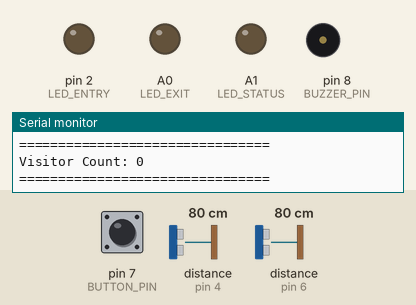
The sketch below on a simulated Arduino Nano, built with avr-gcc and run on an emulated ATmega328P. Parts: output pins drawn as LEDs (lit = HIGH), buzzer (waves = sounding, pin HIGH), the last lines printed to the serial monitor. Wiring (inferred from the names in the program): 2 × ultrasonic range finder: trigger pin 3, echo pin 4 / trigger pin 5, echo pin 6. The inputs (shaded band) are chosen by the test bench; at power-on: distance to the obstacle (sensors on pin 4, pin 6) 80 cm, pin 7 (BUTTON_PIN) HIGH. The echo pulse lasts 58.3 µs per cm; no radio packets arrive unless stated; pins used as bus, display or sensor lines are not drawn.

Above: at 2.7 s.
2.8 s: distance to the obstacle (sensor on pin 4) set to 13 cm
5.8 s: distance to the obstacle (sensor on pin 4) set to 10 cm
At 6.9 s:
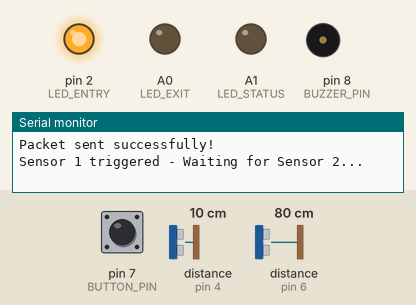
7.3 s: distance to the obstacle (sensor on pin 6) set to 13 cm
10.3 s: distance to the obstacle (sensor on pin 6) set to 10 cm
At 11.1 s:
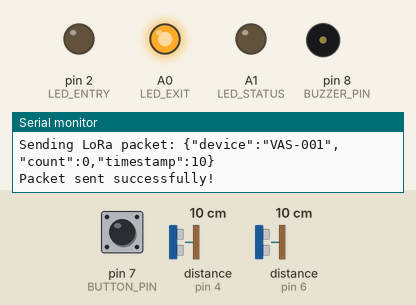
12.7 s: pin 7 (BUTTON_PIN) pulled LOW for 1 s
At 13.2 s:
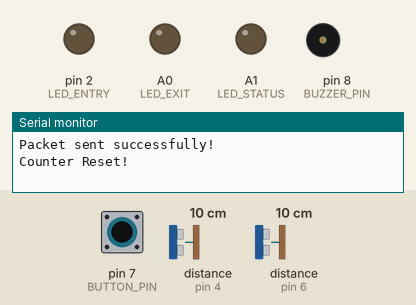
15.7 s: pin 7 (BUTTON_PIN) pulled LOW for 3.2 s
At 19.7 s:
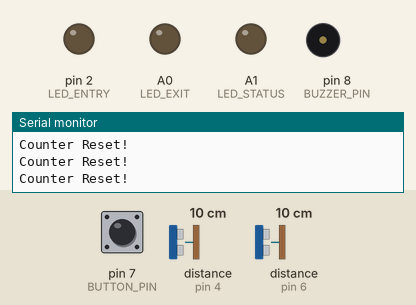
Timing chart, 0 to 21.4 s (numbered marks = the images above; inputs shaded):
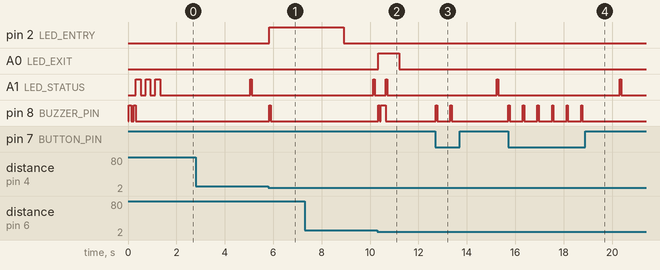

The sketch:

visitor_audit_system.ino
```cpp
/*
 * VISITOR AUDIT SYSTEM - Smart Surveillance
 *
 * Description: IoT-based visitor counting system using ultrasonic sensors
 * and LoRa communication for real-time tracking of incoming/outgoing visitors
 *
 * Hardware:
 * - Arduino Nano (ATmega328P)
 * - 2x HC-SR04 Ultrasonic Sensors
 * - LoRa Ra-02 Module (SX1278)
 * - Buzzer
 * - LEDs for status indication
 *
 * Version: 1.0
 * Date: 11-02-2020
 * Updated: 2025
 */

// ============================
// LIBRARY INCLUDES
// ============================
#include <SPI.h>
#include <LoRa.h>

// ============================
// PIN DEFINITIONS
// ============================
// Ultrasonic Sensor 1 (Entry Detection)
#define TRIG_PIN_1    3
#define ECHO_PIN_1    4

// Ultrasonic Sensor 2 (Exit Detection)
#define TRIG_PIN_2    5
#define ECHO_PIN_2    6

// Buzzer
#define BUZZER_PIN    8

// Optional Button (Reset Counter)
#define BUTTON_PIN    7

// LoRa Module Pins (SPI Interface)
// NSS (Chip Select) = Pin 10
// MOSI = Pin 11
// MISO = Pin 12
// SCK = Pin 13
// RESET = Pin 9 (optional)
#define LORA_NSS      10
#define LORA_RESET    9

// Status LEDs (Optional)
#define LED_ENTRY     2   // Lights up on entry
#define LED_EXIT      A0  // Lights up on exit
#define LED_STATUS    A1  // LoRa transmission status

// ============================
// CONFIGURATION PARAMETERS
// ============================
#define DETECTION_DISTANCE  10    // Detection threshold in cm
#define BUZZER_DURATION     200   // Buzzer beep duration in ms
#define DEBOUNCE_DELAY      500   // Delay to prevent double counting
#define LORA_FREQUENCY      915E6 // 915 MHz for US (868E6 for EU)
#define LORA_TX_POWER       20    // Transmission power in dBm
#define LORA_SYNC_WORD      0x12  // Sync word for network

// ============================
// GLOBAL VARIABLES
// ============================
int visitorCount = 0;           // Current visitor count
int currentState1 = 0;          // Sensor 1 current state
int previousState1 = 0;         // Sensor 1 previous state
int currentState2 = 0;          // Sensor 2 current state
int previousState2 = 0;         // Sensor 2 previous state

unsigned long lastTransmission = 0;  // Last LoRa transmission time
unsigned long transmissionInterval = 5000;  // Send data every 5 seconds

// ============================
// FUNCTION PROTOTYPES
// ============================
long measureDistance(int trigPin, int echoPin);
void soundBuzzer(int duration);
void sendLoRaData();
void blinkLED(int pin, int times);
void checkEntryDetection();
void checkExitDetection();

// ============================
// SETUP FUNCTION
// ============================
void setup() {
  // Initialize Serial Monitor
  Serial.begin(9600);
  while (!Serial);
  Serial.println("Visitor Audit System Initializing...");

  // Initialize I/O Pins
  pinMode(TRIG_PIN_1, OUTPUT);
  pinMode(ECHO_PIN_1, INPUT);
  pinMode(TRIG_PIN_2, OUTPUT);
  pinMode(ECHO_PIN_2, INPUT);
  pinMode(BUZZER_PIN, OUTPUT);
  pinMode(BUTTON_PIN, INPUT_PULLUP);
  pinMode(LED_ENTRY, OUTPUT);
  pinMode(LED_EXIT, OUTPUT);
  pinMode(LED_STATUS, OUTPUT);

  // Turn off all LEDs initially
  digitalWrite(LED_ENTRY, LOW);
  digitalWrite(LED_EXIT, LOW);
  digitalWrite(LED_STATUS, LOW);

  // Initialize LoRa Module
  Serial.println("Initializing LoRa...");
  LoRa.setPins(LORA_NSS, LORA_RESET, -1);

  if (!LoRa.begin(LORA_FREQUENCY)) {
    Serial.println("LoRa initialization failed!");
    // Blink status LED rapidly to indicate error
    while (1) {
      digitalWrite(LED_STATUS, !digitalRead(LED_STATUS));
      delay(100);
    }
  }

  // Configure LoRa Parameters
  LoRa.setTxPower(LORA_TX_POWER);
  LoRa.setSpreadingFactor(7);
  LoRa.setSignalBandwidth(125E3);
  LoRa.setSyncWord(LORA_SYNC_WORD);

  Serial.println("LoRa initialized successfully!");

  // Startup indication
  soundBuzzer(100);
  delay(100);
  soundBuzzer(100);
  blinkLED(LED_STATUS, 3);

  Serial.println("System Ready!");
  Serial.println("================================");
  Serial.println("Visitor Count: 0");
  Serial.println("================================");
}

// ============================
// MAIN LOOP
// ============================
void loop() {
  // Check for manual reset button press
  if (digitalRead(BUTTON_PIN) == LOW) {
    visitorCount = 0;
    Serial.println("Counter Reset!");
    soundBuzzer(50);
    delay(500);
  }

  // Check for entry detection (Sensor 1 first, then Sensor 2)
  checkEntryDetection();

  // Check for exit detection (Sensor 2 first, then Sensor 1)
  checkExitDetection();

  // Send data via LoRa periodically
  if (millis() - lastTransmission >= transmissionInterval) {
    sendLoRaData();
    lastTransmission = millis();
  }

  // Small delay to stabilize readings
  delay(50);
}

// ============================
// ENTRY DETECTION FUNCTION
// ============================
void checkEntryDetection() {
  long distance1 = measureDistance(TRIG_PIN_1, ECHO_PIN_1);

  // Object detected by Sensor 1 (Entry side)
  if (distance1 <= DETECTION_DISTANCE && distance1 > 0) {
    currentState1 = 1;
  } else {
    currentState1 = 0;
  }

  // State change detected on Sensor 1
  if (currentState1 != previousState1) {
    if (currentState1 == 1) {
      // Object entered Sensor 1 range, wait for Sensor 2
      Serial.println("Sensor 1 triggered - Waiting for Sensor 2...");
      digitalWrite(LED_ENTRY, HIGH);
      soundBuzzer(50);

      unsigned long startTime = millis();
      boolean sensor2Triggered = false;

      // Wait up to 3 seconds for Sensor 2 detection
      while (millis() - startTime < 3000) {
        long distance2 = measureDistance(TRIG_PIN_2, ECHO_PIN_2);

        if (distance2 <= DETECTION_DISTANCE && distance2 > 0) {
          sensor2Triggered = true;
          break;
        }
        delay(50);
      }

      if (sensor2Triggered) {
        // Valid entry detected
        visitorCount++;
        Serial.println("================================");
        Serial.println("ENTRY DETECTED!");
        Serial.print("Visitor Count: ");
        Serial.println(visitorCount);
        Serial.println("================================");

        soundBuzzer(BUZZER_DURATION);
        sendLoRaData();  // Send immediately on entry
        delay(DEBOUNCE_DELAY);
      }

      digitalWrite(LED_ENTRY, LOW);
    }
    previousState1 = currentState1;
  }
}

// ============================
// EXIT DETECTION FUNCTION
// ============================
void checkExitDetection() {
  long distance2 = measureDistance(TRIG_PIN_2, ECHO_PIN_2);

  // Object detected by Sensor 2 (Exit side)
  if (distance2 <= DETECTION_DISTANCE && distance2 > 0) {
    currentState2 = 1;
  } else {
    currentState2 = 0;
  }

  // State change detected on Sensor 2
  if (currentState2 != previousState2) {
    if (currentState2 == 1) {
      // Object entered Sensor 2 range, wait for Sensor 1
      Serial.println("Sensor 2 triggered - Waiting for Sensor 1...");
      digitalWrite(LED_EXIT, HIGH);
      soundBuzzer(50);

      unsigned long startTime = millis();
      boolean sensor1Triggered = false;

      // Wait up to 3 seconds for Sensor 1 detection
      while (millis() - startTime < 3000) {
        long distance1 = measureDistance(TRIG_PIN_1, ECHO_PIN_1);

        if (distance1 <= DETECTION_DISTANCE && distance1 > 0) {
          sensor1Triggered = true;
          break;
        }
        delay(50);
      }

      if (sensor1Triggered) {
        // Valid exit detected
        if (visitorCount > 0) {
          visitorCount--;
        }
        Serial.println("================================");
        Serial.println("EXIT DETECTED!");
        Serial.print("Visitor Count: ");
        Serial.println(visitorCount);
        Serial.println("================================");

        soundBuzzer(BUZZER_DURATION);
        sendLoRaData();  // Send immediately on exit
        delay(DEBOUNCE_DELAY);
      }

      digitalWrite(LED_EXIT, LOW);
    }
    previousState2 = currentState2;
  }
}

// ============================
// DISTANCE MEASUREMENT FUNCTION
// ============================
long measureDistance(int trigPin, int echoPin) {
  long duration, distance;

  // Send ultrasonic pulse
  digitalWrite(trigPin, LOW);
  delayMicroseconds(2);
  digitalWrite(trigPin, HIGH);
  delayMicroseconds(10);
  digitalWrite(trigPin, LOW);

  // Measure echo time
  duration = pulseIn(echoPin, HIGH, 30000);  // Timeout after 30ms

  // Calculate distance in cm
  // Speed of sound = 343 m/s = 29.1 microseconds per cm
  distance = (duration / 2) / 29.1;

  // Return 0 if out of range or error
  if (distance >= 400 || distance <= 0) {
    return 0;
  }

  return distance;
}

// ============================
// BUZZER CONTROL FUNCTION
// ============================
void soundBuzzer(int duration) {
  digitalWrite(BUZZER_PIN, HIGH);
  delay(duration);
  digitalWrite(BUZZER_PIN, LOW);
}

// ============================
// LED BLINK FUNCTION
// ============================
void blinkLED(int pin, int times) {
  for (int i = 0; i < times; i++) {
    digitalWrite(pin, HIGH);
    delay(200);
    digitalWrite(pin, LOW);
    delay(200);
  }
}

// ============================
// LORA DATA TRANSMISSION
// ============================
void sendLoRaData() {
  digitalWrite(LED_STATUS, HIGH);

  // Create JSON-formatted data packet
  String dataPacket = "{";
  dataPacket += "\"device\":\"VAS-001\",";
  dataPacket += "\"count\":";
  dataPacket += String(visitorCount);
  dataPacket += ",\"timestamp\":";
  dataPacket += String(millis() / 1000);  // Time in seconds
  dataPacket += "}";

  // Send packet via LoRa
  Serial.print("Sending LoRa packet: ");
  Serial.println(dataPacket);

  LoRa.beginPacket();
  LoRa.print(dataPacket);
  LoRa.endPacket();

  Serial.println("Packet sent successfully!");

  digitalWrite(LED_STATUS, LOW);
}

// ============================
// OPTIONAL: RECEIVE LORA DATA
// ============================
// Uncomment to enable receiving commands from gateway
/*
void receiveLoRaData() {
  int packetSize = LoRa.parsePacket();

  if (packetSize) {
    Serial.print("Received packet: ");

    String received = "";
    while (LoRa.available()) {
      received += (char)LoRa.read();
    }

    Serial.println(received);
    Serial.print("RSSI: ");
    Serial.println(LoRa.packetRssi());

    // Parse commands (e.g., "RESET" to reset counter)
    if (received == "RESET") {
      visitorCount = 0;
      Serial.println("Counter reset via LoRa command");
      soundBuzzer(100);
    }
  }
}
*/
```

Measured:
- the behaviour switches between 12 and 11 cm on distance to the obstacle (sensor on pin 4) (found by bisection; images 0 and 1)
- the behaviour switches between 12 and 11 cm on distance to the obstacle (sensor on pin 6) (found by bisection; images 1 and 2)
- after the input at 5.8 s, pin 2 (LED_ENTRY): LOW → HIGH at once; pin 8 (BUZZER_PIN): LOW → HIGH at once, → LOW 0.05 s later
- after the input at 10.3 s, A0 (LED_EXIT): LOW → HIGH after 0.05 s, → LOW 0.85 s later; A1 (LED_STATUS): LOW → HIGH after 0.34 s, → LOW 0.06 s later; pin 8 (BUZZER_PIN): LOW → HIGH after 0.05 s, → LOW 0.05 s later, → HIGH 0.04 s later, → LOW 0.20 s later
- after the input at 12.7 s, pin 8 (BUZZER_PIN): alternates HIGH for 0.05 s and LOW for 0.55 s, 4 changes in all, then stays LOW, starting at once
- after the input at 15.7 s, pin 8 (BUZZER_PIN): alternates HIGH for 0.05 s and LOW for 0.55 s, 12 changes in all, then stays LOW, starting at once
